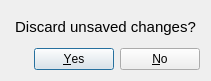
<?xml version="1.0" encoding="UTF-8"?>
<ui version="4.0">
 <class>Dialog</class>
 <widget class="QDialog" name="Dialog">
  <property name="geometry">
   <rect>
    <x>0</x>
    <y>0</y>
    <width>211</width>
    <height>81</height>
   </rect>
  </property>
  <property name="minimumSize">
   <size>
    <width>211</width>
    <height>81</height>
   </size>
  </property>
  <property name="maximumSize">
   <size>
    <width>211</width>
    <height>81</height>
   </size>
  </property>
  <property name="windowTitle">
   <string>Exit</string>
  </property>
  <layout class="QVBoxLayout" name="verticalLayout">
   <item>
    <widget class="QLabel" name="label">
     <property name="font">
      <font>
       <pointsize>11</pointsize>
      </font>
     </property>
     <property name="text">
      <string>Discard unsaved changes?</string>
     </property>
     <property name="alignment">
      <set>Qt::AlignCenter</set>
     </property>
    </widget>
   </item>
   <item>
    <widget class="QDialogButtonBox" name="buttonBox">
     <property name="orientation">
      <enum>Qt::Horizontal</enum>
     </property>
     <property name="standardButtons">
      <set>QDialogButtonBox::No|QDialogButtonBox::Yes</set>
     </property>
    </widget>
   </item>
  </layout>
 </widget>
 <resources/>
 <connections>
  <connection>
   <sender>buttonBox</sender>
   <signal>accepted()</signal>
   <receiver>Dialog</receiver>
   <slot>accept()</slot>
   <hints>
    <hint type="sourcelabel">
     <x>248</x>
     <y>254</y>
    </hint>
    <hint type="destinationlabel">
     <x>157</x>
     <y>274</y>
    </hint>
   </hints>
  </connection>
  <connection>
   <sender>buttonBox</sender>
   <signal>rejected()</signal>
   <receiver>Dialog</receiver>
   <slot>reject()</slot>
   <hints>
    <hint type="sourcelabel">
     <x>316</x>
     <y>260</y>
    </hint>
    <hint type="destinationlabel">
     <x>286</x>
     <y>274</y>
    </hint>
   </hints>
  </connection>
 </connections>
</ui>
